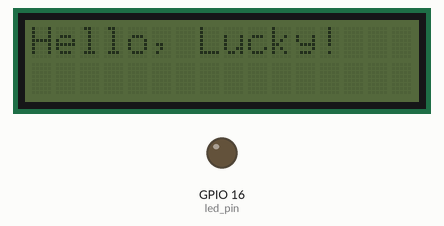
A sketch run on a simulated ESP8266 (NodeMCU). Parts: 16×2 character LCD, output pins drawn as LEDs (lit = HIGH). WiFi joins after 1.5 s; servers stay silent unless stated; pins used as bus, display or sensor lines are not drawn; what the sketch prints to the serial monitor is not drawn.

Above: at 0.1 s.
At 1.8 s:
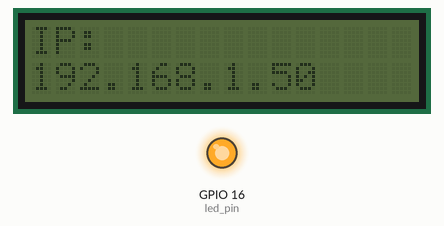

The sketch:

I2c_OTA_T1.ino
```cpp
#include <ESP8266WiFi.h>
#include <ESP8266mDNS.h>
#include <WiFiUdp.h>
//needed for library
#include "DNSServer.h"
#include "ESP8266WebServer.h"
#include "WiFiManager.h"
#include "ArduinoOTA.h"
#include "Wire.h"
#include "LiquidCrystal_I2C.h"

LiquidCrystal_I2C lcd(0x38,16,2);  // set the LCD address to 0x38 for a 16 chars and 2 line display
//for LED status
#include <Ticker.h>
Ticker ticker;

void tick()
{
  //toggle state
  int state = digitalRead(BUILTIN_LED);  // get the current state of GPIO1 pin
  digitalWrite(BUILTIN_LED, !state);     // set pin to the opposite state
}

//gets called when WiFiManager enters configuration mode
void configModeCallback (WiFiManager *myWiFiManager) {
  Serial.println("Entered config mode");
  lcd.print("Entered config mode");
  lcd.clear();
  Serial.println(WiFi.softAPIP());
  //if you used auto generated SSID, print it
  Serial.println(myWiFiManager->getConfigPortalSSID());
  //entered config mode, make led toggle faster
  ticker.attach(0.2, tick);
}
int TRIGGER_PIN = 2;

int led_pin = 16;

void setup() {
   Serial.begin(115200);
        lcd.init();                      // initialize the lcd
 lcd.clear();
  // Print a message to the LCD.
  lcd.noBacklight();
  lcd.print("Hello, Lucky!");
  delay(100);
    pinMode(led_pin, OUTPUT);
     pinMode(TRIGGER_PIN, INPUT_PULLUP);
   digitalWrite(led_pin, LOW);
    Serial.println("Booting");
   lcd.clear();
   lcd.setCursor(0,1);
   lcd.println("Booting");
  //set led pin as output
  pinMode(BUILTIN_LED, OUTPUT);
  // start ticker with 0.5 because we start in AP mode and try to connect
  ticker.attach(0.6, tick);
   /* switch on led */
//WiFiManager
  //Local intialization. Once its business is done, there is no need to keep it around
  WiFiManager wifiManager;
  //reset settings - for testing
  //wifiManager.resetSettings();

  //set callback that gets called when connecting to previous WiFi fails, and enters Access Point mode
  wifiManager.setAPCallback(configModeCallback);

  //fetches ssid and pass and tries to connect
  //if it does not connect it starts an access point with the specified name
  //here  "AutoConnectAP"
  //and goes into a blocking loop awaiting configuration
  if (!wifiManager.autoConnect()) {
    Serial.println("failed to connect and hit timeout");
    //reset and try again, or maybe put it to deep sleep
    ESP.reset();
    delay(1000);
  }

  //if you get here you have connected to the WiFi
  Serial.println("connected...yeey :)");
  ticker.detach();
  //keep LED on
  digitalWrite(BUILTIN_LED, LOW);
  lcd.clear();
  lcd.setCursor(0,0);
  lcd.println("connected...");
  ticker.detach();
  //keep LED on
  digitalWrite(led_pin, HIGH);

  // Port defaults to 8266
  //ArduinoOTA.setPort(8266);

  // Hostname defaults to esp8266-[ChipID]
  //ArduinoOTA.setHostname("myesp8266");

  // No authentication by default
  // ArduinoOTA.setPassword((const char *)"123");

  ArduinoOTA.onStart([]() {
    Serial.println("Start");
  });
  ArduinoOTA.onEnd([]() {
    Serial.println("\nEnd");
  });
  ArduinoOTA.onProgress([](unsigned int progress, unsigned int total) {
    Serial.printf("Progress: %u%%\r", (progress / (total / 100)));
  });
  ArduinoOTA.onError([](ota_error_t error) {
    Serial.printf("Error[%u]: ", error);
    if (error == OTA_AUTH_ERROR) Serial.println("Auth Failed");
    else if (error == OTA_BEGIN_ERROR) Serial.println("Begin Failed");
    else if (error == OTA_CONNECT_ERROR) Serial.println("Connect Failed");
    else if (error == OTA_RECEIVE_ERROR) Serial.println("Receive Failed");
    else if (error == OTA_END_ERROR) Serial.println("End Failed");
  });
  ArduinoOTA.begin();
   Serial.println("Ready");
   lcd.clear();
   lcd.setCursor(0,0);
   lcd.print("Ready for OTA");
   Serial.print("IP address: ");
  Serial.println(WiFi.localIP());
  lcd.clear();
  lcd.setCursor(0,0);
  lcd.print("IP:");
   lcd.setCursor(0,1);
  lcd.print(WiFi.localIP());
  delay(5000);

}

void loop() {
   // is configuration portal requested?
  if ( digitalRead(TRIGGER_PIN) == LOW ) {
    WiFiManager wifiManager;
    wifiManager.resetSettings();
    wifiManager.startConfigPortal("OnDemandAP");
    Serial.println("connected...yeey :)");
  }
  ArduinoOTA.handle();
}
```
